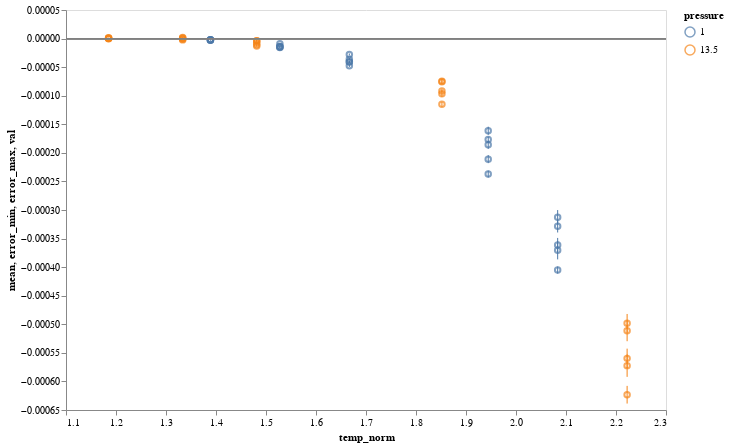

This figure's notebook cell:
### Code cell
chart = alt.Chart(rates_df).encode(
    x=alt.X("temp_norm", scale=alt.Scale(zero=False)),
    color="pressure:N",
)

chart = chart.mark_point().encode(y="mean") + chart.mark_rule().encode(y="error_min", y2="error_max")
chart = figures.hline(chart, 0)
chart

### Figure 1 — Vega-Lite specification as saved in the notebook (floating-point values rounded to 4 significant figures)
{"$schema": "https://vega.github.io/schema/vega-lite/v2.6.0.json", "config": {"axis": {"grid": false}, "view": {"height": 400, "width": 600}}, "data": {"name": "data-28f5bd5291578206907db9e02e0cfa53"}, "datasets": {"data-28f5bd5291578206907db9e02e0cfa53": [{"crystal": "p2", "error": 2.444e-07, "error_max": -2.555e-06, "error_min": -3.533e-06, "iter_id": 1, "mean": -3.044e-06, "pressure": 1, "temp_norm": 1.389, "temperature": 0.5}, {"crystal": "p2", "error": 2.096e-07, "error_max": -1.522e-06, "error_min": -2.361e-06, "iter_id": 2, "mean": -1.942e-06, "pressure": 1, "temp_norm": 1.389, "temperature": 0.5}, {"crystal": "p2", "error": 2.148e-07, "error_max": -1.403e-06, "error_min": -2.262e-06, "iter_id": 3, "mean": -1.833e-06, "pressure": 1, "temp_norm": 1.389, "temperature": 0.5}, {"crystal": "p2", "error": 2.322e-07, "error_max": -2.387e-06, "error_min": -3.316e-06, "iter_id": 4, "mean": -2.851e-06, "pressure": 1, "temp_norm": 1.389, "temperature": 0.5}, {"crystal": "p2", "error": 2.253e-07, "error_max": -1.541e-06, "error_min": -2.443e-06, "iter_id": 5, "mean": -1.992e-06, "pressure": 1, "temp_norm": 1.389, "temperature": 0.5}, {"crystal": "p2", "error": 5.003e-07, "error_max": -1.451e-05, "error_min": -1.651e-05, "iter_id": 1, "mean": -1.551e-05, "pressure": 1, "temp_norm": 1.528, "temperature": 0.55}, {"crystal": "p2", "error": 4.303e-07, "error_max": -8.193e-06, "error_min": -9.915e-06, "iter_id": 2, "mean": -9.054e-06, "pressure": 1, "temp_norm": 1.528, "temperature": 0.55}, {"crystal": "p2", "error": 4.46e-07, "error_max": -1.318e-05, "error_min": -1.497e-05, "iter_id": 3, "mean": -1.407e-05, "pressure": 1, "temp_norm": 1.528, "temperature": 0.55}, {"crystal": "p2", "error": 5.119e-07, "error_max": -1.273e-05, "error_min": -1.478e-05, "iter_id": 4, "mean": -1.375e-05, "pressure": 1, "temp_norm": 1.528, "temperature": 0.55}, {"crystal": "p2", "error": 5.866e-07, "error_max": -1.419e-05, "error_min": -1.654e-05, "iter_id": 5, "mean": -1.536e-05, "pressure": 1, "temp_norm": 1.528, "temperature": 0.55}, {"crystal": "p2", "error": 9.058e-07, "error_max": -2.604e-05, "error_min": -2.966e-05, "iter_id": 1, "mean": -2.785e-05, "pressure": 1, "temp_norm": 1.667, "temperature": 0.6}, {"crystal": "p2", "error": 1.223e-06, "error_max": -3.802e-05, "error_min": -4.291e-05, "iter_id": 2, "mean": -4.046e-05, "pressure": 1, "temp_norm": 1.667, "temperature": 0.6}, {"crystal": "p2", "error": 1.004e-06, "error_max": -3.401e-05, "error_min": -3.803e-05, "iter_id": 3, "mean": -3.602e-05, "pressure": 1, "temp_norm": 1.667, "temperature": 0.6}, {"crystal": "p2", "error": 8.979e-07, "error_max": -3.933e-05, "error_min": -4.292e-05, "iter_id": 4, "mean": -4.112e-05, "pressure": 1, "temp_norm": 1.667, "temperature": 0.6}, {"crystal": "p2", "error": 1.124e-06, "error_max": -4.543e-05, "error_min": -4.992e-05, "iter_id": 5, "mean": -4.767e-05, "pressure": 1, "temp_norm": 1.667, "temperature": 0.6}, {"crystal": "p2", "error": 2.476e-06, "error_max": -0.0001717, "error_min": -0.0001816, "iter_id": 1, "mean": -0.0001767, "pressure": 1, "temp_norm": 1.944, "temperature": 0.7}, {"crystal": "p2", "error": 3.685e-06, "error_max": -0.0001783, "error_min": -0.0001931, "iter_id": 2, "mean": -0.0001857, "pressure": 1, "temp_norm": 1.944, "temperature": 0.7}, {"crystal": "p2", "error": 3.581e-06, "error_max": -0.0001542, "error_min": -0.0001685, "iter_id": 3, "mean": -0.0001614, "pressure": 1, "temp_norm": 1.944, "temperature": 0.7}, {"crystal": "p2", "error": 2.994e-06, "error_max": -0.0002311, "error_min": -0.0002431, "iter_id": 4, "mean": -0.0002371, "pressure": 1, "temp_norm": 1.944, "temperature": 0.7}, {"crystal": "p2", "error": 3.529e-06, "error_max": -0.0002039, "error_min": -0.000218, "iter_id": 5, "mean": -0.000211, "pressure": 1, "temp_norm": 1.944, "temperature": 0.7}, {"crystal": "p2", "error": 8.049e-06, "error_max": -0.0003542, "error_min": -0.0003864, "iter_id": 1, "mean": -0.0003703, "pressure": 1, "temp_norm": 2.083, "temperature": 0.75}, {"crystal": "p2", "error": 3.097e-06, "error_max": -0.0003989, "error_min": -0.0004113, "iter_id": 2, "mean": -0.0004051, "pressure": 1, "temp_norm": 2.083, "temperature": 0.75}, {"crystal": "p2", "error": 5.49e-06, "error_max": -0.0003174, "error_min": -0.0003394, "iter_id": 3, "mean": -0.0003284, "pressure": 1, "temp_norm": 2.083, "temperature": 0.75}, {"crystal": "p2", "error": 6.332e-06, "error_max": -0.0003001, "error_min": -0.0003254, "iter_id": 4, "mean": -0.0003128, "pressure": 1, "temp_norm": 2.083, "temperature": 0.75}, {"crystal": "p2", "error": 6.17e-06, "error_max": -0.0003489, "error_min": -0.0003736, "iter_id": 5, "mean": -0.0003612, "pressure": 1, "temp_norm": 2.083, "temperature": 0.75}, {"crystal": "p2", "error": 1.999e-07, "error_max": 5.559e-07, "error_min": -2.438e-07, "iter_id": 1, "mean": 1.561e-07, "pressure": 13.5, "temp_norm": 1.185, "temperature": 1.6}, {"crystal": "p2", "error": 2.024e-07, "error_max": 9.323e-07, "error_min": 1.227e-07, "iter_id": 2, "mean": 5.275e-07, "pressure": 13.5, "temp_norm": 1.185, "temperature": 1.6}, {"crystal": "p2", "error": 2.286e-07, "error_max": 1.264e-07, "error_min": -7.878e-07, "iter_id": 3, "mean": -3.307e-07, "pressure": 13.5, "temp_norm": 1.185, "temperature": 1.6}, {"crystal": "p2", "error": 2.15e-07, "error_max": 1.939e-06, "error_min": 1.079e-06, "iter_id": 4, "mean": 1.509e-06, "pressure": 13.5, "temp_norm": 1.185, "temperature": 1.6}, {"crystal": "p2", "error": 1.994e-07, "error_max": 1.18e-06, "error_min": 3.822e-07, "iter_id": 5, "mean": 7.809e-07, "pressure": 13.5, "temp_norm": 1.185, "temperature": 1.6}, {"crystal": "p2", "error": 3.891e-07, "error_max": -3.229e-07, "error_min": -1.879e-06, "iter_id": 1, "mean": -1.101e-06, "pressure": 13.5, "temp_norm": 1.333, "temperature": 1.8}, {"crystal": "p2", "error": 4.444e-07, "error_max": 1.699e-06, "error_min": -7.852e-08, "iter_id": 2, "mean": 8.103e-07, "pressure": 13.5, "temp_norm": 1.333, "temperature": 1.8}, {"crystal": "p2", "error": 4.113e-07, "error_max": 9.368e-07, "error_min": -7.082e-07, "iter_id": 3, "mean": 1.143e-07, "pressure": 13.5, "temp_norm": 1.333, "temperature": 1.8}, {"crystal": "p2", "error": 4.411e-07, "error_max": 2.743e-06, "error_min": 9.786e-07, "iter_id": 4, "mean": 1.861e-06, "pressure": 13.5, "temp_norm": 1.333, "temperature": 1.8}, {"crystal": "p2", "error": 4.641e-07, "error_max": -1.361e-06, "error_min": -3.217e-06, "iter_id": 5, "mean": -2.289e-06, "pressure": 13.5, "temp_norm": 1.333, "temperature": 1.8}, {"crystal": "p2", "error": 7.458e-07, "error_max": -1.136e-05, "error_min": -1.434e-05, "iter_id": 1, "mean": -1.285e-05, "pressure": 13.5, "temp_norm": 1.481, "temperature": 2}, {"crystal": "p2", "error": 7.982e-07, "error_max": -2.041e-06, "error_min": -5.233e-06, "iter_id": 2, "mean": -3.637e-06, "pressure": 13.5, "temp_norm": 1.481, "temperature": 2}, {"crystal": "p2", "error": 9.154e-07, "error_max": -2.011e-06, "error_min": -5.673e-06, "iter_id": 3, "mean": -3.842e-06, "pressure": 13.5, "temp_norm": 1.481, "temperature": 2}, {"crystal": "p2", "error": 8.665e-07, "error_max": -5.783e-06, "error_min": -9.249e-06, "iter_id": 4, "mean": -7.516e-06, "pressure": 13.5, "temp_norm": 1.481, "temperature": 2}, {"crystal": "p2", "error": 8.264e-07, "error_max": -8.993e-06, "error_min": -1.23e-05, "iter_id": 5, "mean": -1.065e-05, "pressure": 13.5, "temp_norm": 1.481, "temperature": 2}, {"crystal": "p2", "error": 2.128e-06, "error_max": -0.0001107, "error_min": -0.0001192, "iter_id": 1, "mean": -0.0001149, "pressure": 13.5, "temp_norm": 1.852, "temperature": 2.5}, {"crystal": "p2", "error": 2.2e-06, "error_max": -7.114e-05, "error_min": -7.993e-05, "iter_id": 2, "mean": -7.554e-05, "pressure": 13.5, "temp_norm": 1.852, "temperature": 2.5}, {"crystal": "p2", "error": 1.768e-06, "error_max": -7.094e-05, "error_min": -7.801e-05, "iter_id": 3, "mean": -7.448e-05, "pressure": 13.5, "temp_norm": 1.852, "temperature": 2.5}, {"crystal": "p2", "error": 2.677e-06, "error_max": -9.129e-05, "error_min": -0.000102, "iter_id": 4, "mean": -9.664e-05, "pressure": 13.5, "temp_norm": 1.852, "temperature": 2.5}, {"crystal": "p2", "error": 1.773e-06, "error_max": -8.806e-05, "error_min": -9.515e-05, "iter_id": 5, "mean": -9.161e-05, "pressure": 13.5, "temp_norm": 1.852, "temperature": 2.5}, {"crystal": "p2", "error": 9.831e-06, "error_max": -0.0005527, "error_min": -0.000592, "iter_id": 1, "mean": -0.0005724, "pressure": 13.5, "temp_norm": 2.222, "temperature": 3}, {"crystal": "p2", "error": 7.729e-06, "error_max": -0.0006078, "error_min": -0.0006387, "iter_id": 2, "mean": -0.0006233, "pressure": 13.5, "temp_norm": 2.222, "temperature": 3}, {"crystal": "p2", "error": 8.144e-06, "error_max": -0.000482, "error_min": -0.0005145, "iter_id": 3, "mean": -0.0004982, "pressure": 13.5, "temp_norm": 2.222, "temperature": 3}, {"crystal": "p2", "error": 8.514e-06, "error_max": -0.0005426, "error_min": -0.0005767, "iter_id": 4, "mean": -0.0005597, "pressure": 13.5, "temp_norm": 2.222, "temperature": 3}, {"crystal": "p2", "error": 9.167e-06, "error_max": -0.000493, "error_min": -0.0005297, "iter_id": 5, "mean": -0.0005113, "pressure": 13.5, "temp_norm": 2.222, "temperature": 3}]}, "layer": [{"layer": [{"data": {"name": "data-28f5bd5291578206907db9e02e0cfa53"}, "encoding": {"color": {"field": "pressure", "type": "nominal"}, "x": {"field": "temp_norm", "scale": {"zero": false}, "type": "quantitative"}, "y": {"field": "mean", "type": "quantitative"}}, "mark": "point"}, {"data": {"name": "data-28f5bd5291578206907db9e02e0cfa53"}, "encoding": {"color": {"field": "pressure", "type": "nominal"}, "x": {"field": "temp_norm", "scale": {"zero": false}, "type": "quantitative"}, "y": {"field": "error_min", "type": "quantitative"}, "y2": {"field": "error_max", "type": "quantitative"}}, "mark": "rule"}]}, {"encoding": {"y": {"field": "val", "type": "quantitative"}}, "mark": {"color": "grey", "type": "rule"}}], "transform": [{"as": "val", "calculate": "0"}]}
